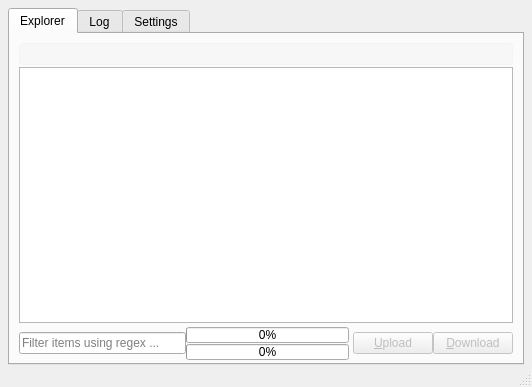
<?xml version="1.0" encoding="UTF-8"?>
<ui version="4.0">
 <class>MainWindow</class>
 <widget class="QMainWindow" name="MainWindow">
  <property name="geometry">
   <rect>
    <x>0</x>
    <y>0</y>
    <width>532</width>
    <height>387</height>
   </rect>
  </property>
  <property name="windowTitle">
   <string>WU-BlackHole Client</string>
  </property>
  <widget class="QWidget" name="centralwidget">
   <layout class="QGridLayout" name="gridLayout">
    <property name="leftMargin">
     <number>8</number>
    </property>
    <property name="topMargin">
     <number>8</number>
    </property>
    <property name="rightMargin">
     <number>8</number>
    </property>
    <property name="bottomMargin">
     <number>0</number>
    </property>
    <property name="spacing">
     <number>0</number>
    </property>
    <item row="0" column="0">
     <widget class="QTabWidget" name="tabWidget">
      <property name="enabled">
       <bool>true</bool>
      </property>
      <property name="currentIndex">
       <number>0</number>
      </property>
      <widget class="QWidget" name="tab_explorer">
       <attribute name="title">
        <string>Explorer</string>
       </attribute>
       <layout class="QGridLayout" name="gridLayout_3" rowstretch="0,0,0,0,0">
        <property name="bottomMargin">
         <number>1</number>
        </property>
        <property name="verticalSpacing">
         <number>2</number>
        </property>
        <item row="0" column="0">
         <widget class="QFrame" name="address_bar_f">
          <property name="sizePolicy">
           <sizepolicy hsizetype="Preferred" vsizetype="Preferred">
            <horstretch>0</horstretch>
            <verstretch>0</verstretch>
           </sizepolicy>
          </property>
          <property name="styleSheet">
           <string notr="true">QFrame {
  background-color: rgb(247, 247, 247);
  border: 1px solid rgb(243, 243, 243);
border-radius: 4px;
}
QPushButton {
  background-color: rgb(238, 238, 236);
  border-width: 0 1px 0 0;
  border-style: solid;
  border-color: rgb(186, 189, 182);
  padding: 0 4px;
}
</string>
          </property>
          <property name="frameShape">
           <enum>QFrame::NoFrame</enum>
          </property>
          <layout class="QHBoxLayout" name="horizontalLayout_2">
           <property name="spacing">
            <number>0</number>
           </property>
           <property name="leftMargin">
            <number>0</number>
           </property>
           <property name="topMargin">
            <number>0</number>
           </property>
           <property name="rightMargin">
            <number>0</number>
           </property>
           <property name="bottomMargin">
            <number>0</number>
           </property>
           <item>
            <layout class="QHBoxLayout" name="address_bar_hl">
             <property name="spacing">
              <number>0</number>
             </property>
             <item>
              <spacer name="horizontalSpacer_2">
               <property name="orientation">
                <enum>Qt::Horizontal</enum>
               </property>
               <property name="sizeType">
                <enum>QSizePolicy::Expanding</enum>
               </property>
               <property name="sizeHint" stdset="0">
                <size>
                 <width>40</width>
                 <height>20</height>
                </size>
               </property>
              </spacer>
             </item>
            </layout>
           </item>
          </layout>
         </widget>
        </item>
        <item row="4" column="0">
         <layout class="QHBoxLayout" name="horizontalLayout_3" stretch="0,0,0,0">
          <property name="topMargin">
           <number>2</number>
          </property>
          <property name="bottomMargin">
           <number>2</number>
          </property>
          <item>
           <widget class="QLineEdit" name="filter_le">
            <property name="placeholderText">
             <string>Filter items using regex ...</string>
            </property>
           </widget>
          </item>
          <item>
           <layout class="QVBoxLayout" name="verticalLayout">
            <property name="spacing">
             <number>1</number>
            </property>
            <property name="rightMargin">
             <number>4</number>
            </property>
            <item>
             <widget class="QProgressBar" name="dl_progress">
              <property name="sizePolicy">
               <sizepolicy hsizetype="Expanding" vsizetype="Minimum">
                <horstretch>0</horstretch>
                <verstretch>0</verstretch>
               </sizepolicy>
              </property>
              <property name="minimumSize">
               <size>
                <width>0</width>
                <height>16</height>
               </size>
              </property>
              <property name="value">
               <number>0</number>
              </property>
              <property name="textVisible">
               <bool>true</bool>
              </property>
             </widget>
            </item>
            <item>
             <widget class="QProgressBar" name="dl_progress_folder">
              <property name="sizePolicy">
               <sizepolicy hsizetype="Expanding" vsizetype="Minimum">
                <horstretch>0</horstretch>
                <verstretch>0</verstretch>
               </sizepolicy>
              </property>
              <property name="minimumSize">
               <size>
                <width>0</width>
                <height>16</height>
               </size>
              </property>
              <property name="value">
               <number>0</number>
              </property>
              <property name="textVisible">
               <bool>true</bool>
              </property>
             </widget>
            </item>
           </layout>
          </item>
          <item>
           <widget class="QPushButton" name="upload_pb">
            <property name="enabled">
             <bool>false</bool>
            </property>
            <property name="text">
             <string>&amp;Upload</string>
            </property>
           </widget>
          </item>
          <item>
           <widget class="QPushButton" name="download_pb">
            <property name="enabled">
             <bool>false</bool>
            </property>
            <property name="text">
             <string>&amp;Download</string>
            </property>
           </widget>
          </item>
         </layout>
        </item>
        <item row="3" column="0">
         <widget class="QTableView" name="explorer_table">
          <property name="alternatingRowColors">
           <bool>true</bool>
          </property>
          <property name="selectionMode">
           <enum>QAbstractItemView::SingleSelection</enum>
          </property>
          <property name="selectionBehavior">
           <enum>QAbstractItemView::SelectRows</enum>
          </property>
          <attribute name="horizontalHeaderStretchLastSection">
           <bool>true</bool>
          </attribute>
          <attribute name="verticalHeaderVisible">
           <bool>false</bool>
          </attribute>
         </widget>
        </item>
       </layout>
      </widget>
      <widget class="QWidget" name="tab">
       <attribute name="title">
        <string>Log</string>
       </attribute>
       <layout class="QGridLayout" name="gridLayout_5">
        <item row="0" column="0">
         <widget class="QTableWidget" name="tableWidget"/>
        </item>
       </layout>
      </widget>
      <widget class="QWidget" name="tab_settings">
       <attribute name="title">
        <string>Settings</string>
       </attribute>
       <layout class="QGridLayout" name="gridLayout_2" rowstretch="1,0">
        <item row="1" column="2">
         <layout class="QHBoxLayout" name="horizontalLayout" stretch="1,0,0">
          <property name="spacing">
           <number>6</number>
          </property>
          <item>
           <spacer name="horizontalSpacer">
            <property name="orientation">
             <enum>Qt::Horizontal</enum>
            </property>
            <property name="sizeHint" stdset="0">
             <size>
              <width>40</width>
              <height>20</height>
             </size>
            </property>
           </spacer>
          </item>
          <item>
           <widget class="QPushButton" name="reset_config_b">
            <property name="text">
             <string>Reset</string>
            </property>
           </widget>
          </item>
          <item>
           <widget class="QPushButton" name="save_config_b">
            <property name="text">
             <string>Save</string>
            </property>
           </widget>
          </item>
         </layout>
        </item>
        <item row="0" column="2">
         <layout class="QFormLayout" name="formLayout">
          <item row="0" column="0">
           <widget class="QLabel" name="label">
            <property name="text">
             <string>Telegram API Key:</string>
            </property>
           </widget>
          </item>
          <item row="0" column="1">
           <widget class="QLineEdit" name="api_le">
            <property name="echoMode">
             <enum>QLineEdit::PasswordEchoOnEdit</enum>
            </property>
           </widget>
          </item>
          <item row="1" column="0">
           <widget class="QLabel" name="label_2">
            <property name="text">
             <string>Database Code:</string>
            </property>
           </widget>
          </item>
          <item row="1" column="1">
           <widget class="QTextEdit" name="db_code_te">
            <property name="placeholderText">
             <string>Enter database code if you want to restore or leave it empy</string>
            </property>
           </widget>
          </item>
          <item row="2" column="0">
           <widget class="QLabel" name="label_5">
            <property name="text">
             <string>Database Path:</string>
            </property>
           </widget>
          </item>
          <item row="2" column="1">
           <layout class="QGridLayout" name="gridLayout_4">
            <item row="0" column="1">
             <widget class="QToolButton" name="toolButton">
              <property name="text">
               <string>R</string>
              </property>
             </widget>
            </item>
            <item row="0" column="0">
             <widget class="QLineEdit" name="db_path_le"/>
            </item>
           </layout>
          </item>
          <item row="4" column="0">
           <widget class="QLabel" name="label_6">
            <property name="text">
             <string>Max DB Backup:</string>
            </property>
           </widget>
          </item>
          <item row="4" column="1">
           <widget class="QSpinBox" name="keep_db_sp">
            <property name="suffix">
             <string> backups</string>
            </property>
           </widget>
          </item>
          <item row="5" column="0">
           <widget class="QLabel" name="label_3">
            <property name="text">
             <string>Client Log Level:</string>
            </property>
           </widget>
          </item>
          <item row="5" column="1">
           <widget class="QComboBox" name="client_log_level_cb">
            <item>
             <property name="text">
              <string>Debug</string>
             </property>
            </item>
            <item>
             <property name="text">
              <string>Info</string>
             </property>
            </item>
            <item>
             <property name="text">
              <string>Warning</string>
             </property>
            </item>
            <item>
             <property name="text">
              <string>Error</string>
             </property>
            </item>
           </widget>
          </item>
          <item row="6" column="0">
           <widget class="QLabel" name="label_4">
            <property name="text">
             <string>Bot Log Level:</string>
            </property>
           </widget>
          </item>
          <item row="6" column="1">
           <widget class="QComboBox" name="bot_log_level_cb">
            <item>
             <property name="text">
              <string>Debug</string>
             </property>
            </item>
            <item>
             <property name="text">
              <string>Info</string>
             </property>
            </item>
            <item>
             <property name="text">
              <string>Warning</string>
             </property>
            </item>
            <item>
             <property name="text">
              <string>Error</string>
             </property>
            </item>
           </widget>
          </item>
          <item row="3" column="0">
           <widget class="QLabel" name="label_7">
            <property name="text">
             <string>Max Download Retries:</string>
            </property>
           </widget>
          </item>
          <item row="3" column="1">
           <widget class="QSpinBox" name="max_dl_retry_sb">
            <property name="suffix">
             <string> times</string>
            </property>
            <property name="maximum">
             <number>9999</number>
            </property>
            <property name="value">
             <number>3</number>
            </property>
           </widget>
          </item>
         </layout>
        </item>
       </layout>
      </widget>
     </widget>
    </item>
   </layout>
  </widget>
  <widget class="QMenuBar" name="menubar">
   <property name="geometry">
    <rect>
     <x>0</x>
     <y>0</y>
     <width>532</width>
     <height>21</height>
    </rect>
   </property>
  </widget>
  <widget class="QStatusBar" name="statusbar"/>
 </widget>
 <resources/>
 <connections/>
</ui>
